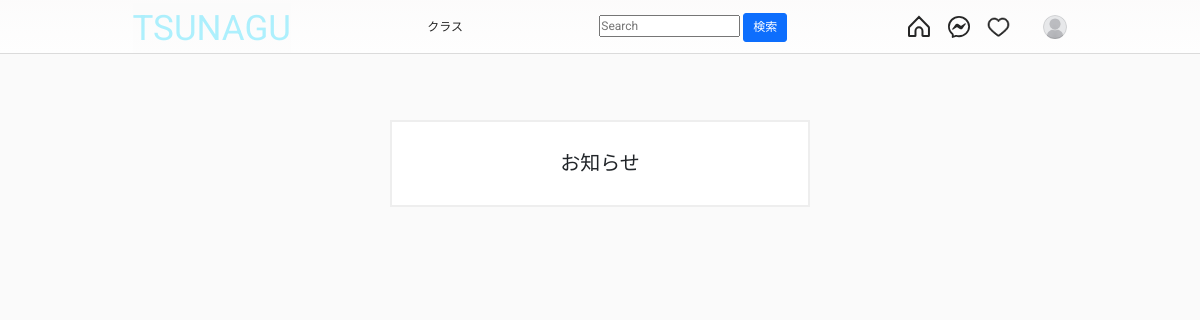
The page /notifications/ (signed in) on the database as committed earlier.
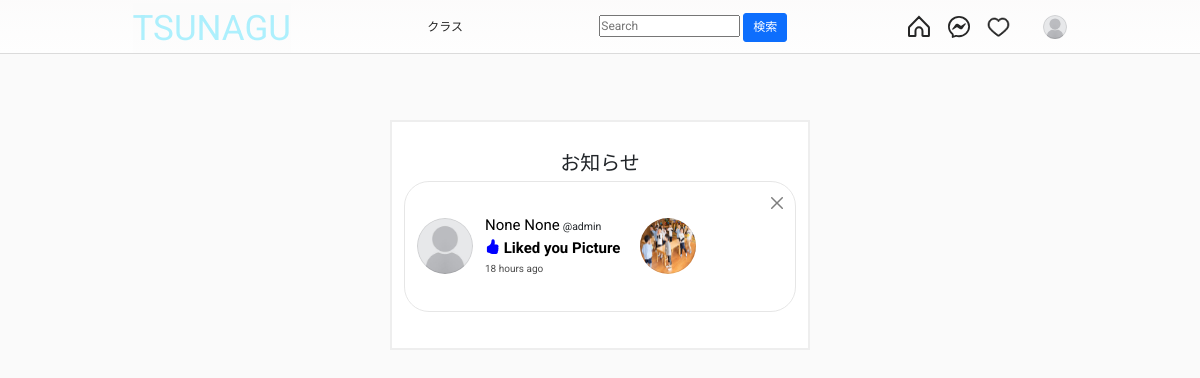
The same page on the database as committed later.
### User_app/models.py (models this page shows, shortened)
class Profile(models.Model):
    user = models.OneToOneField(User, related_name='profile', on_delete=models.CASCADE)
    image = models.ImageField(upload_to="profile_pciture", null=True, default="default.jpg")
    first_name = models.CharField(max_length=200, null=True, blank=True)
    last_name = models.CharField(max_length=200, null=True, blank=True)
    bio = models.CharField(max_length=200, null=True, blank=True)
    location = models.CharField(max_length=200, null=True, blank=True)
    url = models.URLField(max_length=200, null=True, blank=True)
    favourite = models.ManyToManyField(Post, blank=True)

### notification_app/models.py (models this page shows)
class Notification(models.Model):
    NOTIFICATION_TYPES = ((1, 'Like'), (2, 'Comment'), (3, 'Follow'))
    post = models.ForeignKey("Post_app.Post", on_delete=models.CASCADE, related_name="notification_post", null=True,verbose_name='ポスト')
    sender = models.ForeignKey(User, on_delete=models.CASCADE, related_name="notification_from_user",verbose_name='送信者' )
    user = models.ForeignKey(User, on_delete=models.CASCADE, related_name="notification_to_user",verbose_name='受信者' )
    notification_types = models.IntegerField(choices=NOTIFICATION_TYPES, null=True, blank=True)
    text_preview = models.CharField(max_length=100, blank=True)
    date = models.DateTimeField(auto_now_add=True)
    is_seen = models.BooleanField(default=False)
    class Meta:
        verbose_name_plural='お知らせ'

### Post_app/models.py (models this page shows, shortened)
class Post(models.Model):
    id = models.UUIDField(primary_key=True, default=uuid.uuid4, editable=False,verbose_name='ポストid')
    category = models.ForeignKey( Category, on_delete=models.SET_NULL, null=True, related_name="category",verbose_name='カテゴリー')
    picture = models.ImageField( upload_to=user_directory_path, default="product.jpg",verbose_name='ポストの写真')
    caption = models.CharField(max_length=100, default="Fresh Pear",verbose_name='ポスト名')
    tags=models.ManyToManyField(Tag,related_name='tags',verbose_name='タグ')
    user = models.ForeignKey(User, on_delete=models.SET_NULL, null=True,verbose_name='ユーザ')
    posted = models.DateField(auto_now_add=True)
    likes = models.IntegerField(default=0)
    status = models.BooleanField(default=True,verbose_name='ステータス')
    class Meta:
        verbose_name_plural='ポスト'

### notification_app/views.py (the view)
# urls.py: path('', ShowNotification, name='show-notification'),
def ShowNotification(request):
    user = request.user
    notifications = Notification.objects.filter(user=user).order_by('-date')
    context = {
        'notifications': notifications,
    }
    return render(request, 'notifications/notification.html', context)

### Post_app/context_processor.py (called while the page is built)
def default(rq):
    categories=Category.objects.all()
    return{
        'categories':categories,
    }

### templates/notifications/notification.html (shortened to what this page needs)
{% extends 'base.html' %}
{% load static %}
{% block content %}
{% load humanize %}
<br><br>
<!DOCTYPE html>
<html lang="en">
<head>
  <link rel="stylesheet" href="{% static 'assets2/style.css' %}">
</head>
<body>
  <div id="wrapper">
    <div class="container">
      <div class="form-data">
        <form action="" method="POST" enctype="multipart/form-data">
          <div class="logo">
            <h3 style="padding-top: 5px; font-size: 20px;">お知らせ</h3>
          </div>
            {% for notification in notifications %}
                    <div class="alert alert-white alert-dismissible fade show" role="alert" style="border: 1px rgba(219, 219, 219, 0.699) solid; border-radius: 25px;">
                        <div class="side-menu__user-profile">
                            <a href="{% url 'profile' user.username %}" class="side-menu__user-avatar">
                                {% if notification.sender.profile.image %}
                                    <img src="{{ notification.sender.profile.image.url }}" alt="User Picture">
                                {% else %}
                                    <img src="{% static 'assets1/default.jpg' %}" alt="User Picture">
                                {% endif %}
                            </a>
                            <div class="side-menu__user-idnfo" style="text-align: start;">
                                <a href="{% url 'profile' user.username %}" style="font-size: 15px; color: black; text-align: center;">{{ notification.sender.profile.first_name|title }} {{ notification.sender.profile.last_name|title }}</a> <small>@{{ notification.sender.username }}</small> <br>
                                <a href="{% url 'profile' user.username %}" style="font-size: 15px; color: black; text-align: center;"><b><i class="bi bi-hand-thumbs-up-fill" style="color: blue;"></i> Liked you Picture</b></a> <br>
                                <a href="{% url 'profile' user.username %}" style="font-size: 10px; color: rgb(75, 75, 75); ">{{ notification.date|naturaltime }}</a>
                            </div>
                            <a href="{% url 'profile' user.username %}" class="side-menu__user-avatar" style="margin-left: 20px;">
                                <img src="{{ notification.post.picture.url }}" alt="User Picture">
                            </a>
                        </div>
                        <a href="{% url 'delete-notification' notification.id %}" type="button" class="btn-close" data-bs-dismiss="alert" aria-label="Close"></a>
                      </div>
            {% endfor %}
        </form>
      </div>
    </div>
  </div>
</body>
</html>
{% endblock content %}

### templates/base.html (shortened to what this page needs)
{% load static %}
<!DOCTYPE html>
<html lang="en">
<head>
    <link rel="stylesheet" href="https://cdn.jsdelivr.net/npm/bootstrap-icons@1.8.1/font/bootstrap-icons.css">
    <link href="https://cdn.jsdelivr.net/npm/bootstrap@5.1.3/dist/css/bootstrap.min.css" rel="stylesheet"
>
    <link rel="stylesheet" type="text/css" href="{% static 'assets1/style.css' %}">
</head>
<body>
    <header class="header" style="background: linear-gradient(rgba(252, 251, 251, 0.7), rgba(255, 255, 255, 0.7)), url('your-image.jpg');
    background-blend-mode: overlay;">
        <nav class="header__content">
            <div class="header__buttons">
                <a href="{% url 'home' %}"
                    style="text-decoration: none; background-color: rgba(246, 246, 246, 0.196); color:rgba(0, 213, 255, 0.315);font-size: 35px;"
                    class="header__home">TSUNAGU
                </a>
            </div>
            <div class="dropdown">
                <button class="dropbtn">クラス</button>
            </div>
            <form action="{% url 'search-users' %}" method="GET">
                <div class="headedr__search">
                    <input type="text" placeholder="Search" name="q" value="{{ request.GET.q }}">
                    <button class="btn btn-primary" type="submit">検索</button>
                </div>
            </form>
            <div class="header__buttons header__buttons--desktop">
                <a href="{% url 'home' %}">
                </a>
                <a href="{% url 'message' %}">
                </a>
                <span>
                    <a href="{% url 'show-notification' %}">
                    </a>
                </span>
                <a href="">
                    <button class="profile-button">
                        <a href="{% url 'profile' request.user %}">
                            <div class="profile-button__picture">
                                <img src="{{request.user.profile.image.url}}" alt="User Picture">
                            </div>
                        </a>
                    </button>
                </a>
            </div>
        </nav>
    </header>
    {% block content %}
    {% endblock content %}
</body>
</html>

### static/assets1/style.css (style rules this page uses)
*, *::after, *::before { box-sizing: border-box; margin: 0; padding: 0; }
*, button, input, select, textarea { font-family: 'Roboto', sans-serif; }
:root { --primary: hsl(0, 0%, 100%); --secondary: hsl(0, 0%, 98%); --border: hsl(0, 0%, 86%); --story-border: hsl(0, 0%, 78%); --img-border: hsla(0, 0%, 0%, 0.1); --text-dark: hsl(0, 0%, 15%); --text-light: hsl(0, 0%, 60%); --like: hsl(355, 82%, 61%); --link: hsl(204, 100%, 48%); --header-height: 44px; --nav-height: 44px; }
body { min-height: 100vh; display: flex; flex-direction: column; overflow-y: auto; }
svg { display: block; }
img { max-width: 100%; }
.header { width: 100%; height: var(--header-height); background-color: var(--primary); display: flex; justify-content: center; position: fixed; top: 0; left: 0; z-index: 2; }
.header::after { content: ''; position: absolute; bottom: 0; width: 100%; height: 1px; background-color: var(--border); }
.header__content { width: 100%; max-width: 975px; padding: 0 14px; display: flex; justify-content: space-between; align-items: center; }
.header__home { margin-top: 5px; }
.header__buttons { display: flex; align-items: center; gap: 16px; }
.side-menu__user-profile { display: flex; align-items: center; margin: 20px 0 22px; }
.side-menu__user-avatar { width: 56px; height: 56px; border-radius: 50%; margin-right: 12px; flex-shrink: 0; overflow: hidden; position: relative; }
.side-menu__user-avatar::after { content: ''; position: absolute; top: 0; bottom: 0; left: 0; right: 0; border: 1px solid var(--img-border); border-radius: 50%; }
.profile-button { background-color: transparent; border: none; outline: none; cursor: pointer; position: relative; }
.profile-button__picture { width: 24px; height: 24px; border-radius: 50%; overflow: hidden; position: relative; }
.profile-button__picture::after { content: ''; position: absolute; top: 0; bottom: 0; left: 0; right: 0; border: 1px solid var(--img-border); border-radius: 50%; }
@media (min-width: 768px) { :root { --header-height: 54px; --nav-height: 0px; } }
@media (min-width: 768px) { .header__content { padding: 0 20px; } }

### static/assets2/style.css (style rules this page uses)
*, *::before, *::after { margin: 0; padding: 0; box-sizing: inherit; }
html { font-size: 12px; box-sizing: border-box; }
img { width: 100%; max-width: 100%; height: 100%; }
a { text-decoration: none; }
body { background-color: #fafafa; }
#wrapper { width: 100%; height: 100vh; display: flex; flex-direction: column; justify-content: space-between; padding-top: 5rem; }
.container { width: 100%; max-width: 93.5rem; margin: 1rem auto 0; }
#wrapper > .container { display: flex; padding: 0 2rem; }
.form-data { width: 100%; max-width: 35rem; margin-top: 1rem; margin-left: auto; margin-right: auto; display: block; }
.form-data form { background-color: #fff; border: 2px solid #eee; display: flex; flex-direction: column; padding: 2rem 1rem; text-align: center; }

### templates/base.html (style rules this page uses)
.dropbtn { background-color: transparent; color: var(--text-dark); padding: 12px 16px; border: none; cursor: pointer; }

Rows that differ between the two databases and show on the page:
added Notification: sender.profile.image (placeholder picture), sender.profile.first_name "None", sender.profile.last_name "None", sender.username "admin", date "18 hours ago", post.picture (picture)
